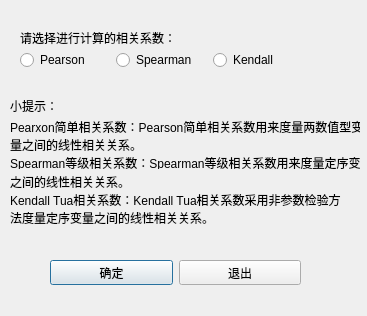
<?xml version="1.0" encoding="UTF-8"?>
<ui version="4.0">
 <class>Dialog</class>
 <widget class="QDialog" name="Dialog">
  <property name="geometry">
   <rect>
    <x>0</x>
    <y>0</y>
    <width>367</width>
    <height>316</height>
   </rect>
  </property>
  <property name="windowTitle">
   <string>Dialog</string>
  </property>
  <widget class="QLabel" name="label_2">
   <property name="geometry">
    <rect>
     <x>10</x>
     <y>100</y>
     <width>54</width>
     <height>12</height>
    </rect>
   </property>
   <property name="text">
    <string>小提示：</string>
   </property>
  </widget>
  <widget class="QWidget" name="">
   <property name="geometry">
    <rect>
     <x>10</x>
     <y>120</y>
     <width>350</width>
     <height>104</height>
    </rect>
   </property>
   <layout class="QVBoxLayout" name="verticalLayout">
    <item>
     <widget class="QLabel" name="label_3">
      <property name="text">
       <string>Pearxon简单相关系数：Pearson简单相关系数用来度量两数值型变</string>
      </property>
     </widget>
    </item>
    <item>
     <widget class="QLabel" name="label_4">
      <property name="text">
       <string>量之间的线性相关关系。</string>
      </property>
     </widget>
    </item>
    <item>
     <widget class="QLabel" name="label_5">
      <property name="text">
       <string>Spearman等级相关系数：Spearman等级相关系数用来度量定序变量</string>
      </property>
     </widget>
    </item>
    <item>
     <widget class="QLabel" name="label_6">
      <property name="text">
       <string>之间的线性相关关系。</string>
      </property>
     </widget>
    </item>
    <item>
     <widget class="QLabel" name="label_7">
      <property name="text">
       <string>Kendall Tua相关系数：Kendall Tua相关系数采用非参数检验方</string>
      </property>
     </widget>
    </item>
    <item>
     <widget class="QLabel" name="label_8">
      <property name="text">
       <string>法度量定序变量之间的线性相关关系。</string>
      </property>
     </widget>
    </item>
   </layout>
  </widget>
  <widget class="QWidget" name="">
   <property name="geometry">
    <rect>
     <x>20</x>
     <y>30</y>
     <width>283</width>
     <height>38</height>
    </rect>
   </property>
   <layout class="QVBoxLayout" name="verticalLayout_2">
    <item>
     <widget class="QLabel" name="label">
      <property name="text">
       <string>请选择进行计算的相关系数：</string>
      </property>
     </widget>
    </item>
    <item>
     <layout class="QHBoxLayout" name="horizontalLayout">
      <item>
       <widget class="QRadioButton" name="radioButton_2">
        <property name="text">
         <string>Pearson</string>
        </property>
       </widget>
      </item>
      <item>
       <widget class="QRadioButton" name="radioButton">
        <property name="text">
         <string>Spearman</string>
        </property>
       </widget>
      </item>
      <item>
       <widget class="QRadioButton" name="radioButton_3">
        <property name="text">
         <string>Kendall </string>
        </property>
       </widget>
      </item>
     </layout>
    </item>
   </layout>
  </widget>
  <widget class="QWidget" name="">
   <property name="geometry">
    <rect>
     <x>50</x>
     <y>260</y>
     <width>251</width>
     <height>25</height>
    </rect>
   </property>
   <layout class="QHBoxLayout" name="horizontalLayout_2">
    <item>
     <widget class="QPushButton" name="pushButton">
      <property name="text">
       <string>确定</string>
      </property>
     </widget>
    </item>
    <item>
     <widget class="QPushButton" name="pushButton_2">
      <property name="text">
       <string>退出</string>
      </property>
     </widget>
    </item>
   </layout>
  </widget>
 </widget>
 <resources/>
 <connections/>
</ui>
